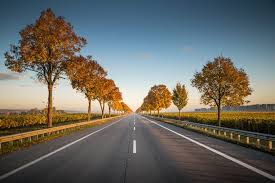
#> input picture lane_image.jpeg, 275 x 183 px, given in place of the camera
$ python lane.py
#> lines starting #> are read from the running program, lines starting #| are printed output that depends on the picture; after the words box and inside, x2 and y2 are one past the last pixel; in counts of white or black regions, pixels touching at a corner belong together
#> in main, frame is the input picture: shape (183, 275, 3); mean B, G, R 100.2, 106.3, 106.8
import cv2
import numpy as np
import time

# Defining Region of Interest (ROI)
def region_of_interest(image, vertices):

    # mask: A black image of the same size as the input.(blank matrix)
    mask = np.zeros_like(image)

    # cv2.fillPoly: Draws a polygon (like a triangle or trapezoid) to cover the area where lanes are expected.
    cv2.fillPoly(mask, vertices, 255)

    #cv2.bitwise_and: Extracts the region of interest by combining the mask and image.
    masked_image = cv2.bitwise_and(image, mask)
    return masked_image

def draw_lines(image, lines):
    if lines is None:
        return
    for line in lines:
        x1, y1, x2, y2 = line[0]
        cv2.line(image, (x1, y1), (x2, y2), (0, 0, 255), 5)

def detect_lanes(frame):
    gray = cv2.cvtColor(frame, cv2.COLOR_BGR2GRAY)
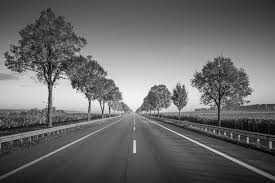
#> gray: shape (183, 275); min 0, max 253, mean 105.8
    # Apply Gaussian Blur: Reduces noise for smoother edge detection.
    blur = cv2.GaussianBlur(gray, (5, 5), 0)
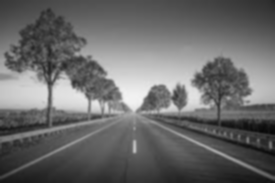
#> blur: shape (183, 275); min 8, max 243, mean 105.8

    # Canny : Detects sharp changes in pixel values to find lane lines.
    edges = cv2.Canny(blur, 50, 150)
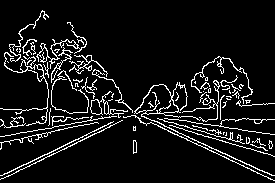
#> edges: shape (183, 275); 8.7% white in thin lines or dots

	# Detect the half of the frames ignoring sky and buildings
    height, width = frame.shape[:2]
#> height = 183; width = 275
    vertices = np.array([[(0, height), (width // 2 - 50, height // 2 + 50), (width // 2 + 50, height // 2 + 50), (width, height)]], dtype=np.int32)
    roi = region_of_interest(edges, vertices)
#> in region_of_interest, `cv2.fillPoly(mask, vertices, 255)`:
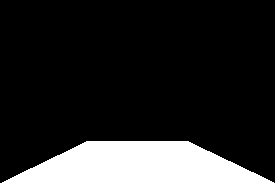
#> mask: shape (183, 275); 15.7% white; 1 white region, box (x1, y1, x2, y2) and area: (2, 141, 274, 183) 7878
#> in region_of_interest, `masked_image = cv2.bitwise_and(image, mask)`:
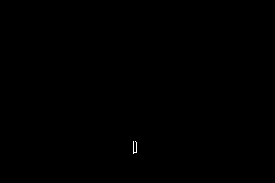
#> masked_image: shape (183, 275); 0.05% white in thin lines or dots, all inside (x1, y1, x2, y2) = (133, 141, 137, 154)

    lines = cv2.HoughLinesP(roi, 1, np.pi / 180, 50, minLineLength=100, maxLineGap=50)
#> lines = None
    draw_lines(frame, lines)

    return frame, lines

def calculate_lane_width(lines, frame_width):
    if lines is None or len(lines) < 2:
        return None
    left_lines = [line for line in lines if line[0][0] < frame_width // 2]
    right_lines = [line for line in lines if line[0][0] > frame_width // 2]

    if not left_lines or not right_lines:
        return None

    left_x = np.mean([line[0][0] for line in left_lines])
    right_x = np.mean([line[0][0] for line in right_lines])

    lane_width_px = abs(right_x - left_x)
    lane_width_meters = (lane_width_px / frame_width) * 3.7  # Assuming 3.7m lane width
    return lane_width_meters

def main():
    cap = cv2.VideoCapture(0)
    if not cap.isOpened():
        print("Error: Could not open video stream.")
        return

    prev_time = time.time()

    while True:
        ret, frame = cap.read()
        if not ret:
            break

        frame, lines = detect_lanes(frame)
        lane_width = calculate_lane_width(lines, frame.shape[1])

		# Calculate FPS
        curr_time = time.time()
        fps = 1 / (curr_time - prev_time)
        prev_time = curr_time

  		# Putting the text into frame
        cv2.putText(frame, f"FPS: {fps:.2f}", (10, 30), cv2.FONT_HERSHEY_SIMPLEX, 1, (0, 255, 0), 2)
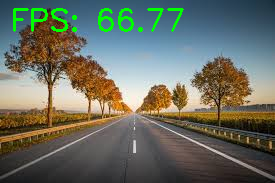
#> frame: shape (183, 275, 3); 2.2% of pixels changed, all inside (x1, y1, x2, y2) = (13, 8, 184, 32)
        if lane_width:
            cv2.putText(frame, f"Lane Width: {lane_width:.2f} m", (10, 60), cv2.FONT_HERSHEY_SIMPLEX, 1, (255, 0, 0), 2)

        cv2.imshow('Lane Detection', frame)
        if cv2.waitKey(1) & 0xFF == ord('q'):
#> (key q is pressed here)
            break

    cap.release()
    cv2.destroyAllWindows()

if __name__ == '__main__':
    main()
